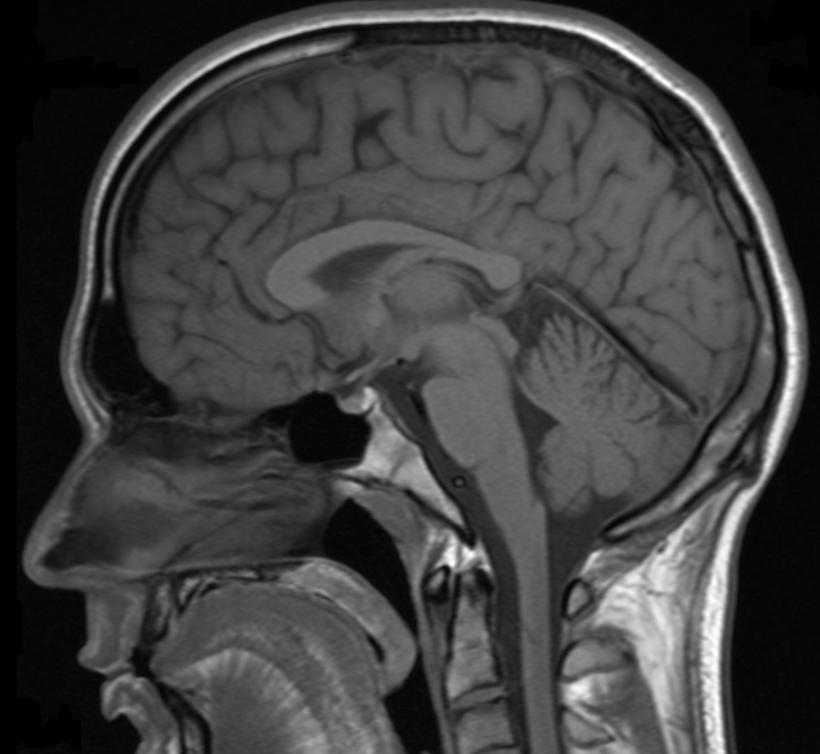
#> input picture brain.jpg, 820 x 754 px
$ python ex4_1.py
#> lines starting #> are read from the running program, lines starting #| are printed output that depends on the picture
# Ex4_1 Histogram
import cv2
import numpy as np
import matplotlib.pyplot as plt

# Load image (grayscale)
# Img = cv2.imread('tree.jfif', cv2.IMREAD_GRAYSCALE)
# Img = cv2.imread('bay.jpg', cv2.IMREAD_GRAYSCALE)
Img = cv2.imread('brain.jpg', cv2.IMREAD_GRAYSCALE)
#> Img is the input picture: shape (754, 820); min 0, max 255, mean 63.9

# Compute histogram
count, bins = np.histogram(Img.flatten(), bins=256, range=[0, 256])
#> count = 256 values, max 37954 at index 6, min 26 at index 254, mean 2415.2; bins = 257 values from 0 to 256

# Plot
FS = 15  # fontsize
plt.figure(figsize=(10, 5))

plt.subplot(1, 2, 1)
plt.imshow(Img, cmap='gray')
plt.title('Original Image', fontsize=FS)
plt.axis('off')

plt.subplot(1, 2, 2)
plt.bar(bins[:-1], count, width=1.0, color='black')
plt.title('Histogram', fontsize=FS)
plt.xlabel('Gray Level', fontsize=FS)
plt.ylabel('# of pixels', fontsize=FS)
plt.grid(True)
plt.xlim([0, 255])
plt.ylim([0, count.max() + 500])

plt.tight_layout()
plt.savefig("Histogram.jpg", dpi=300)
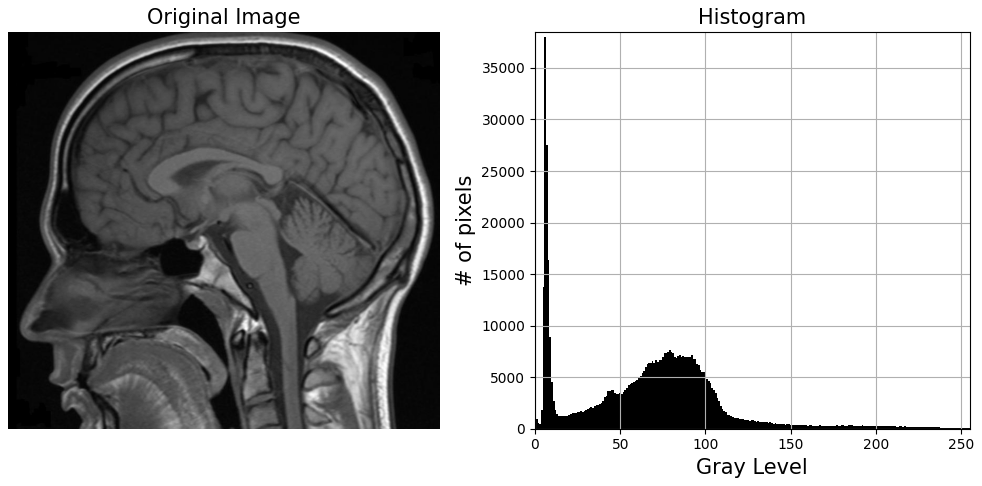
#> figure drawn by matplotlib, 2 panels; panel 2: tallest bar 37954 high, from x = 5.5 to 6.5
plt.show()

$ run again, with tree.jfif saved as brain.jpg
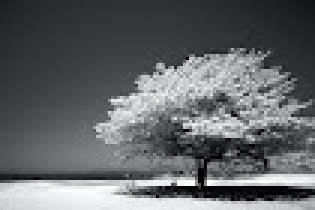
#> input picture tree.jfif, 105 x 70 px (shown 3 times larger)
#> count = 256 values, max 162 at index 54, min 3 at index 14, mean 28.71; bins = 257 values from 0 to 256
#> `plt.savefig("Histogram.jpg", dpi=300)`:
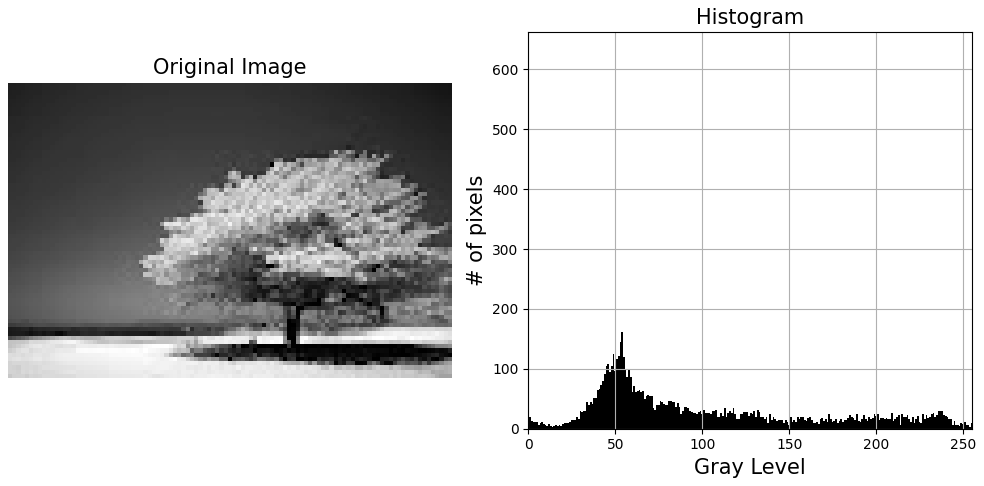
#> figure drawn by matplotlib, 2 panels; panel 2: tallest bar 162 high, from x = 53.5 to 54.5
